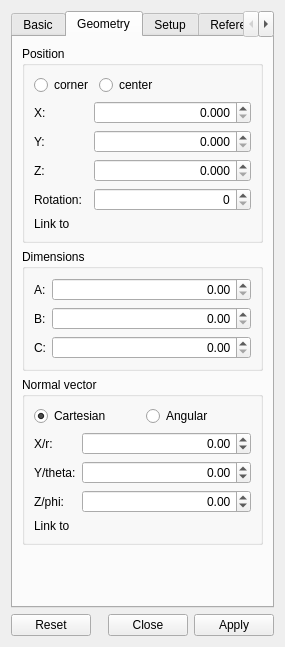
<?xml version="1.0" encoding="UTF-8"?>
<ui version="4.0">
 <class>BoxObjectDesigner</class>
 <widget class="QWidget" name="BoxObjectDesigner">
  <property name="geometry">
   <rect>
    <x>0</x>
    <y>0</y>
    <width>285</width>
    <height>647</height>
   </rect>
  </property>
  <property name="windowTitle">
   <string>PBCBox</string>
  </property>
  <property name="toolTip">
   <string/>
  </property>
  <layout class="QVBoxLayout" name="_2">
   <item>
    <widget class="QTabWidget" name="tabWidget">
     <property name="currentIndex">
      <number>1</number>
     </property>
     <widget class="QWidget" name="tab">
      <attribute name="title">
       <string>Basic</string>
      </attribute>
      <layout class="QVBoxLayout" name="_4">
       <item>
        <widget class="QGroupBox" name="generalGB">
         <property name="title">
          <string>General</string>
         </property>
        </widget>
       </item>
       <item>
        <widget class="QGroupBox" name="flagsGB">
         <property name="title">
          <string>Flags</string>
         </property>
         <layout class="QGridLayout" name="_3">
          <item row="0" column="0">
           <widget class="QCheckBox" name="visibleCB">
            <property name="text">
             <string>Visible</string>
            </property>
           </widget>
          </item>
          <item row="4" column="0" colspan="2">
           <widget class="QCheckBox" name="showCenterCB">
            <property name="text">
             <string>Show box center</string>
            </property>
           </widget>
          </item>
          <item row="0" column="1">
           <widget class="QCheckBox" name="selectedCB">
            <property name="text">
             <string>Highlighted</string>
            </property>
           </widget>
          </item>
         </layout>
        </widget>
       </item>
       <item>
        <spacer name="verticalSpacer">
         <property name="orientation">
          <enum>Qt::Vertical</enum>
         </property>
         <property name="sizeHint" stdset="0">
          <size>
           <width>20</width>
           <height>40</height>
          </size>
         </property>
        </spacer>
       </item>
      </layout>
     </widget>
     <widget class="QWidget" name="geometryTab">
      <attribute name="title">
       <string>Geometry</string>
      </attribute>
      <layout class="QVBoxLayout" name="_7">
       <item>
        <widget class="QGroupBox" name="groupBox">
         <property name="title">
          <string>Position</string>
         </property>
         <layout class="QGridLayout" name="_5">
          <item row="3" column="2">
           <widget class="QQuantitySpinBox" name="posZSB">
            <property name="alignment">
             <set>Qt::AlignRight|Qt::AlignTrailing|Qt::AlignVCenter</set>
            </property>
            <property name="decimals">
             <number>3</number>
            </property>
           </widget>
          </item>
          <item row="1" column="0">
           <widget class="QLabel" name="label">
            <property name="sizePolicy">
             <sizepolicy hsizetype="Minimum" vsizetype="Preferred">
              <horstretch>0</horstretch>
              <verstretch>0</verstretch>
             </sizepolicy>
            </property>
            <property name="text">
             <string>X:</string>
            </property>
           </widget>
          </item>
          <item row="1" column="2">
           <widget class="QQuantitySpinBox" name="posXSB">
            <property name="sizePolicy">
             <sizepolicy hsizetype="Expanding" vsizetype="Fixed">
              <horstretch>0</horstretch>
              <verstretch>0</verstretch>
             </sizepolicy>
            </property>
            <property name="alignment">
             <set>Qt::AlignRight|Qt::AlignTrailing|Qt::AlignVCenter</set>
            </property>
            <property name="decimals">
             <number>3</number>
            </property>
           </widget>
          </item>
          <item row="2" column="0">
           <widget class="QLabel" name="label_2">
            <property name="text">
             <string>Y:</string>
            </property>
           </widget>
          </item>
          <item row="2" column="2">
           <widget class="QQuantitySpinBox" name="posYSB">
            <property name="alignment">
             <set>Qt::AlignRight|Qt::AlignTrailing|Qt::AlignVCenter</set>
            </property>
            <property name="decimals">
             <number>3</number>
            </property>
           </widget>
          </item>
          <item row="3" column="0">
           <widget class="QLabel" name="label_3">
            <property name="text">
             <string>Z:</string>
            </property>
           </widget>
          </item>
          <item row="5" column="0" colspan="2">
           <widget class="QLabel" name="label_4">
            <property name="text">
             <string>Link to</string>
            </property>
           </widget>
          </item>
          <item row="5" column="2">
           <widget class="QObjectLinkWidget" name="posObjectW" native="true"/>
          </item>
          <item row="0" column="0" colspan="3">
           <layout class="QHBoxLayout" name="_8">
            <item>
             <widget class="QRadioButton" name="cornerPosRB">
              <property name="text">
               <string>corner</string>
              </property>
             </widget>
            </item>
            <item>
             <widget class="QRadioButton" name="centerPosRB">
              <property name="text">
               <string>center</string>
              </property>
             </widget>
            </item>
            <item>
             <spacer name="horizontalSpacer">
              <property name="orientation">
               <enum>Qt::Horizontal</enum>
              </property>
              <property name="sizeHint" stdset="0">
               <size>
                <width>40</width>
                <height>20</height>
               </size>
              </property>
             </spacer>
            </item>
           </layout>
          </item>
          <item row="4" column="0">
           <widget class="QLabel" name="label_12">
            <property name="text">
             <string>Rotation:</string>
            </property>
           </widget>
          </item>
          <item row="4" column="2">
           <widget class="QQuantitySpinBox" name="rotationSB">
            <property name="sizePolicy">
             <sizepolicy hsizetype="Expanding" vsizetype="Fixed">
              <horstretch>0</horstretch>
              <verstretch>0</verstretch>
             </sizepolicy>
            </property>
            <property name="alignment">
             <set>Qt::AlignRight|Qt::AlignTrailing|Qt::AlignVCenter</set>
            </property>
            <property name="decimals">
             <number>0</number>
            </property>
           </widget>
          </item>
         </layout>
        </widget>
       </item>
       <item>
        <widget class="QGroupBox" name="groupBox_2">
         <property name="title">
          <string>Dimensions</string>
         </property>
         <layout class="QGridLayout" name="_6">
          <item row="0" column="1">
           <widget class="QQuantitySpinBox" name="dimXSB">
            <property name="sizePolicy">
             <sizepolicy hsizetype="Expanding" vsizetype="Fixed">
              <horstretch>0</horstretch>
              <verstretch>0</verstretch>
             </sizepolicy>
            </property>
            <property name="alignment">
             <set>Qt::AlignRight|Qt::AlignTrailing|Qt::AlignVCenter</set>
            </property>
           </widget>
          </item>
          <item row="1" column="1">
           <widget class="QQuantitySpinBox" name="dimYSB">
            <property name="alignment">
             <set>Qt::AlignRight|Qt::AlignTrailing|Qt::AlignVCenter</set>
            </property>
           </widget>
          </item>
          <item row="2" column="1">
           <widget class="QQuantitySpinBox" name="dimZSB">
            <property name="alignment">
             <set>Qt::AlignRight|Qt::AlignTrailing|Qt::AlignVCenter</set>
            </property>
           </widget>
          </item>
          <item row="0" column="0">
           <widget class="QLabel" name="label_5">
            <property name="text">
             <string>A:</string>
            </property>
           </widget>
          </item>
          <item row="1" column="0">
           <widget class="QLabel" name="label_6">
            <property name="text">
             <string>B:</string>
            </property>
           </widget>
          </item>
          <item row="2" column="0">
           <widget class="QLabel" name="label_7">
            <property name="text">
             <string>C:</string>
            </property>
           </widget>
          </item>
         </layout>
        </widget>
       </item>
       <item>
        <widget class="QGroupBox" name="groupBox_3">
         <property name="title">
          <string>Normal vector</string>
         </property>
         <layout class="QGridLayout" name="gridLayout_3">
          <item row="8" column="0">
           <widget class="QLabel" name="label_10">
            <property name="text">
             <string>Z/phi:</string>
            </property>
           </widget>
          </item>
          <item row="9" column="1">
           <widget class="QObjectLinkWidget" name="dirObjectW" native="true"/>
          </item>
          <item row="6" column="1">
           <widget class="QQuantitySpinBox" name="dirXSB">
            <property name="sizePolicy">
             <sizepolicy hsizetype="Expanding" vsizetype="Fixed">
              <horstretch>0</horstretch>
              <verstretch>0</verstretch>
             </sizepolicy>
            </property>
            <property name="alignment">
             <set>Qt::AlignRight|Qt::AlignTrailing|Qt::AlignVCenter</set>
            </property>
            <property name="minimum">
             <double>-10000.000000000000000</double>
            </property>
            <property name="maximum">
             <double>10000.000000000000000</double>
            </property>
           </widget>
          </item>
          <item row="7" column="0">
           <widget class="QLabel" name="label_11">
            <property name="text">
             <string>Y/theta:</string>
            </property>
           </widget>
          </item>
          <item row="7" column="1">
           <widget class="QQuantitySpinBox" name="dirYSB">
            <property name="alignment">
             <set>Qt::AlignRight|Qt::AlignTrailing|Qt::AlignVCenter</set>
            </property>
            <property name="minimum">
             <double>-10000.000000000000000</double>
            </property>
            <property name="maximum">
             <double>10000.000000000000000</double>
            </property>
           </widget>
          </item>
          <item row="8" column="1">
           <widget class="QQuantitySpinBox" name="dirZSB">
            <property name="alignment">
             <set>Qt::AlignRight|Qt::AlignTrailing|Qt::AlignVCenter</set>
            </property>
            <property name="minimum">
             <double>-10000.000000000000000</double>
            </property>
            <property name="maximum">
             <double>10000.000000000000000</double>
            </property>
           </widget>
          </item>
          <item row="9" column="0">
           <widget class="QLabel" name="label_9">
            <property name="text">
             <string>Link to</string>
            </property>
           </widget>
          </item>
          <item row="6" column="0">
           <widget class="QLabel" name="label_8">
            <property name="text">
             <string>X/r:</string>
            </property>
           </widget>
          </item>
          <item row="3" column="0" colspan="2">
           <layout class="QHBoxLayout" name="horizontalLayout_2">
            <item>
             <widget class="QRadioButton" name="cartesianRB">
              <property name="text">
               <string>Cartesian</string>
              </property>
              <property name="checked">
               <bool>true</bool>
              </property>
             </widget>
            </item>
            <item>
             <widget class="QRadioButton" name="angularRB">
              <property name="text">
               <string>Angular</string>
              </property>
             </widget>
            </item>
           </layout>
          </item>
         </layout>
        </widget>
       </item>
       <item>
        <spacer name="verticalSpacer_2">
         <property name="orientation">
          <enum>Qt::Vertical</enum>
         </property>
         <property name="sizeHint" stdset="0">
          <size>
           <width>20</width>
           <height>40</height>
          </size>
         </property>
        </spacer>
       </item>
      </layout>
     </widget>
     <widget class="QWidget" name="setupTab">
      <attribute name="title">
       <string>Setup</string>
      </attribute>
     </widget>
     <widget class="QWidget" name="refByTab">
      <attribute name="title">
       <string>Reference by</string>
      </attribute>
     </widget>
    </widget>
   </item>
   <item>
    <widget class="QDialogButtonBox" name="buttonBox">
     <property name="standardButtons">
      <set>QDialogButtonBox::Apply|QDialogButtonBox::Close|QDialogButtonBox::Reset</set>
     </property>
    </widget>
   </item>
  </layout>
 </widget>
 <customwidgets>
  <customwidget>
   <class>QQuantitySpinBox</class>
   <extends>QDoubleSpinBox</extends>
   <header location="global">QuantitySpinBox.hpp</header>
  </customwidget>
  <customwidget>
   <class>QObjectLinkWidget</class>
   <extends>QWidget</extends>
   <header location="global">ObjectLinkWidget.hpp</header>
   <container>1</container>
  </customwidget>
 </customwidgets>
 <resources/>
 <connections/>
</ui>
